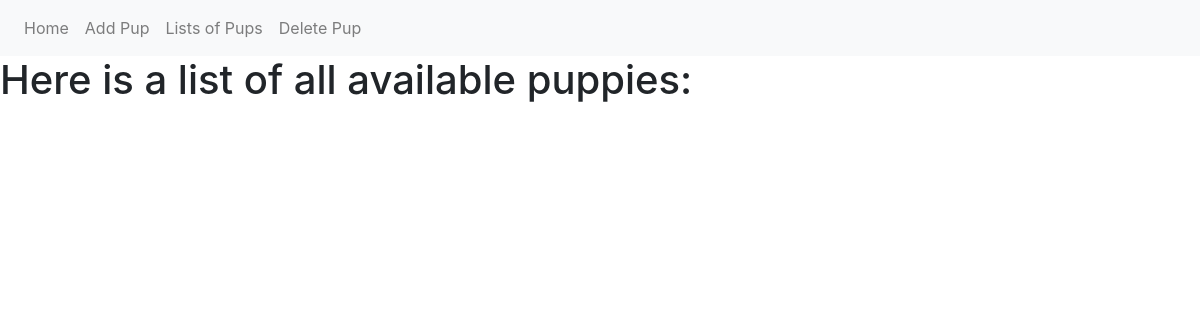
/list, run on an earlier commit of the app's database.
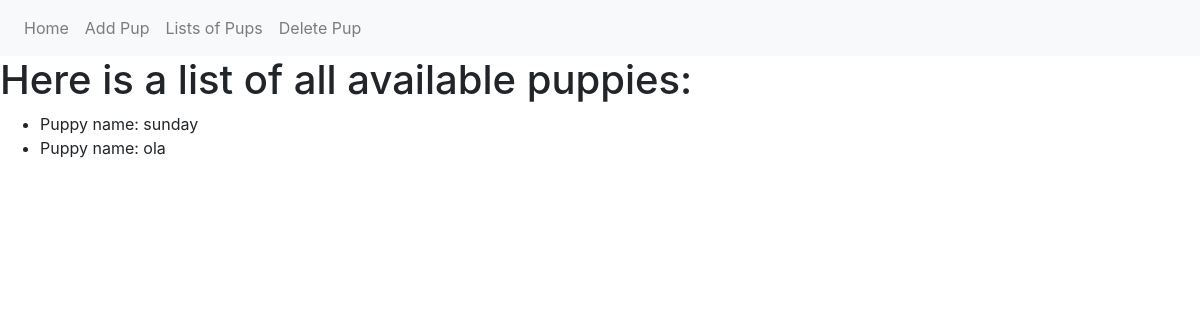
And on a later commit of the database.
### adoption_site.py (models this page shows, shortened)
class Puppy(db.Model):
    __tablename__ = 'puppies'
    id = db.Column(db.Integer,primary_key=True)
    name = db.Column(db.Text)
    def __repr__(self):
        return f"Puppy name: {self.name}"

### adoption_site.py (the view)
@app.route('/list')
def list_pup():
    puppies = Puppy.query.all()
    return render_template('list.html',puppies=puppies)

### templates/list.html
{% extends 'base.html' %}
{% block content %}
   <div class="jumbotrom">
       <h1>Here is a list of all available puppies:</h1>
       <ul>
           {% for pup in puppies %}
             <li>{{pup}}</li>
           {% endfor %}
       </ul>
   </div>
{% endblock %}

### templates/base.html (shortened to what this page needs)
<!DOCTYPE html>
<html lang="en">
<head>
    <link rel="stylesheet" href="https://stackpath.bootstrapcdn.com/bootstrap/4.5.2/css/bootstrap.min.css">
</head>
<body>
    <nav class="navbar navbar-expand-lg navbar-light bg-light">
       <div class="navbar-nav">
         <a class="nav-item nav-link" href="{{url_for('index')}}">Home</a>
         <a class="nav-item nav-link" href="{{url_for('add_pup')}}">Add Pup</a>
         <a class="nav-item nav-link" href="{{url_for('list_pup')}}">Lists of Pups</a>
         <a class="nav-item nav-link" href="{{url_for('del_pup')}}">Delete Pup</a>
       </div>
    </nav>
    {% block content %}
    {% endblock %}
</body>
</html>

What changed in the data, as far as the page shows it:
added Puppy: name "Puppy name: sunday"
added Puppy: name "Puppy name: ola"
